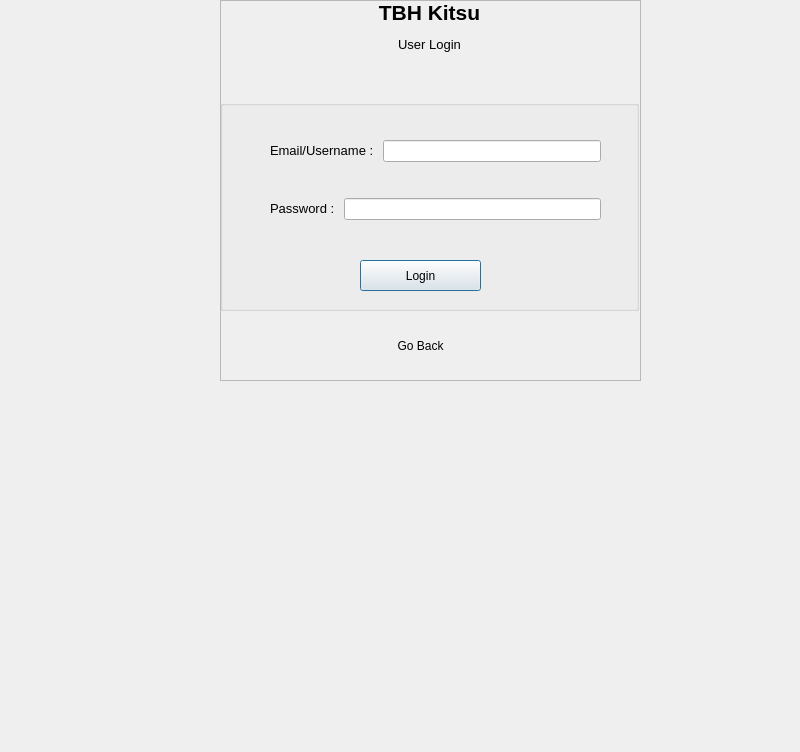
<?xml version="1.0" encoding="UTF-8"?>
<ui version="4.0">
 <class>MainWindow</class>
 <widget class="QMainWindow" name="MainWindow">
  <property name="geometry">
   <rect>
    <x>0</x>
    <y>0</y>
    <width>800</width>
    <height>752</height>
   </rect>
  </property>
  <property name="windowTitle">
   <string>MainWindow</string>
  </property>
  <widget class="QWidget" name="centralwidget">
   <widget class="QFrame" name="frame">
    <property name="geometry">
     <rect>
      <x>220</x>
      <y>0</y>
      <width>421</width>
      <height>381</height>
     </rect>
    </property>
    <property name="frameShape">
     <enum>QFrame::StyledPanel</enum>
    </property>
    <property name="frameShadow">
     <enum>QFrame::Raised</enum>
    </property>
    <widget class="QGroupBox" name="groupBox">
     <property name="geometry">
      <rect>
       <x>0</x>
       <y>100</y>
       <width>419</width>
       <height>211</height>
      </rect>
     </property>
     <property name="title">
      <string/>
     </property>
     <widget class="QWidget" name="verticalLayoutWidget_3">
      <property name="geometry">
       <rect>
        <x>50</x>
        <y>10</y>
        <width>331</width>
        <height>141</height>
       </rect>
      </property>
      <layout class="QVBoxLayout" name="verticalLayout_3">
       <item>
        <layout class="QHBoxLayout" name="horizontalLayout">
         <property name="spacing">
          <number>6</number>
         </property>
         <item>
          <widget class="QLabel" name="label_2">
           <property name="text">
            <string>&lt;html&gt;&lt;head/&gt;&lt;body&gt;&lt;p&gt;&lt;span style=&quot; font-size:10pt;&quot;&gt;Email/Username : &lt;/span&gt;&lt;/p&gt;&lt;/body&gt;&lt;/html&gt;</string>
           </property>
          </widget>
         </item>
         <item>
          <widget class="QLineEdit" name="lineEdit"/>
         </item>
        </layout>
       </item>
       <item>
        <layout class="QHBoxLayout" name="horizontalLayout_4">
         <property name="spacing">
          <number>6</number>
         </property>
         <item>
          <widget class="QLabel" name="label_5">
           <property name="text">
            <string>&lt;html&gt;&lt;head/&gt;&lt;body&gt;&lt;p&gt;&lt;span style=&quot; font-size:10pt;&quot;&gt;Password : &lt;/span&gt;&lt;/p&gt;&lt;/body&gt;&lt;/html&gt;</string>
           </property>
          </widget>
         </item>
         <item>
          <widget class="QLineEdit" name="lineEdit_3">
           <property name="inputMask">
            <string/>
           </property>
           <property name="text">
            <string/>
           </property>
           <property name="echoMode">
            <enum>QLineEdit::Password</enum>
           </property>
           <property name="placeholderText">
            <string/>
           </property>
          </widget>
         </item>
        </layout>
       </item>
      </layout>
     </widget>
     <widget class="QPushButton" name="pushButton">
      <property name="geometry">
       <rect>
        <x>140</x>
        <y>160</y>
        <width>121</width>
        <height>31</height>
       </rect>
      </property>
      <property name="text">
       <string>Login</string>
      </property>
      <property name="default">
       <bool>true</bool>
      </property>
      <property name="flat">
       <bool>false</bool>
      </property>
     </widget>
    </widget>
    <widget class="QLabel" name="label">
     <property name="enabled">
      <bool>true</bool>
     </property>
     <property name="geometry">
      <rect>
       <x>0</x>
       <y>0</y>
       <width>419</width>
       <height>99</height>
      </rect>
     </property>
     <property name="text">
      <string>&lt;html&gt;&lt;head/&gt;&lt;body&gt;&lt;p&gt;&lt;span style=&quot; font-size:16pt; font-weight:600;&quot;&gt;TBH Kitsu&lt;/span&gt;&lt;/p&gt;&lt;p&gt;&lt;span style=&quot; font-size:10pt;&quot;&gt;User Login&lt;/span&gt;&lt;/p&gt;&lt;/body&gt;&lt;/html&gt;</string>
     </property>
     <property name="scaledContents">
      <bool>false</bool>
     </property>
     <property name="alignment">
      <set>Qt::AlignHCenter|Qt::AlignTop</set>
     </property>
     <property name="margin">
      <number>20</number>
     </property>
    </widget>
    <widget class="QPushButton" name="pushButton_2">
     <property name="geometry">
      <rect>
       <x>140</x>
       <y>330</y>
       <width>121</width>
       <height>31</height>
      </rect>
     </property>
     <property name="text">
      <string>Go Back</string>
     </property>
     <property name="default">
      <bool>false</bool>
     </property>
     <property name="flat">
      <bool>true</bool>
     </property>
    </widget>
   </widget>
  </widget>
 </widget>
 <resources/>
 <connections/>
</ui>
